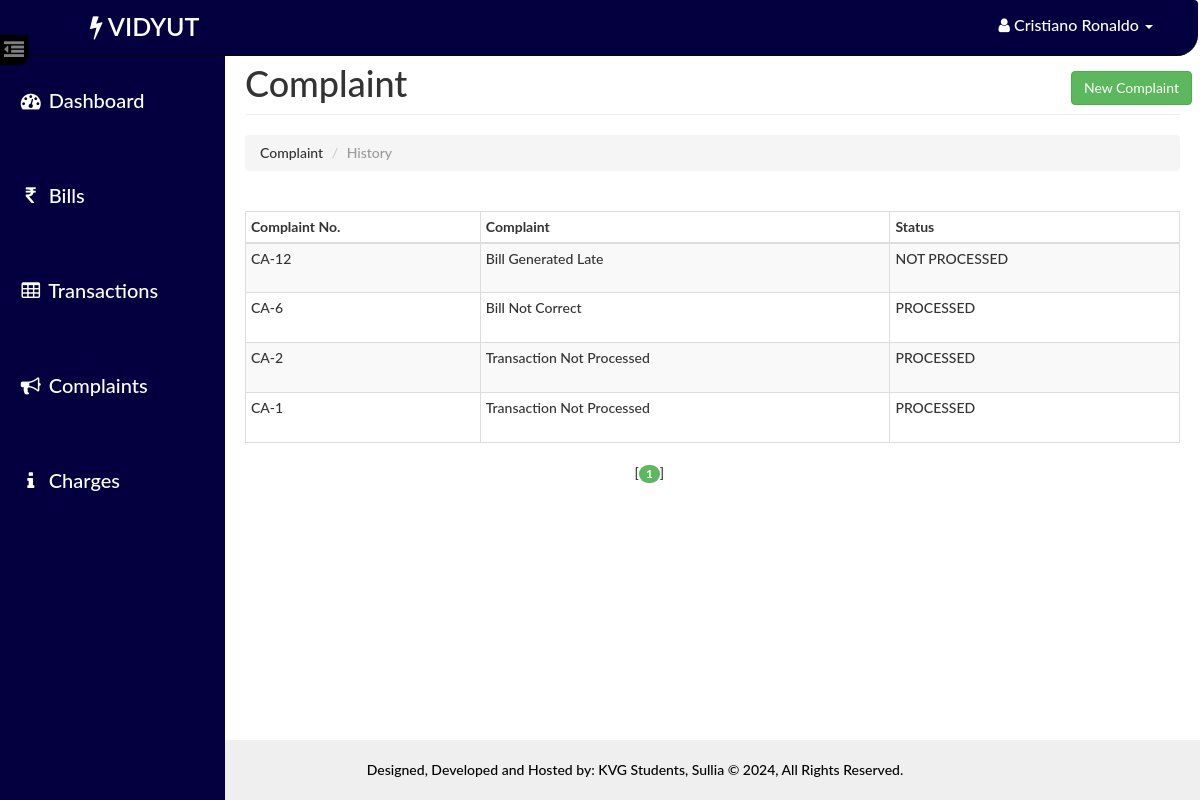
The app's page /user/complaint.php (signed in) with its own data.
### tables this page shows
CREATE TABLE `complaint` (
  `id` int(14) NOT NULL,
  `uid` int(14) NOT NULL,
  `aid` int(14) NOT NULL,
  `complaint` varchar(140) NOT NULL,
  `status` varchar(40) NOT NULL
);

### user/paging1.php (called while the page is built, shortened)
<?php
    $rowsperpage = 5;
    if (isset($_GET['currentpage']) && is_numeric($_GET['currentpage'])) {
       $currentpage = (int) $_GET['currentpage'];
    } else {
       $currentpage = 1;
    }
    $offset = ($currentpage - 1) * $rowsperpage;
 ?>

### Includes/user.php (called while the page is built, shortened)
<?php
    function retrieve_complaints ($id,$offset, $rowsperpage) {
        global $con;
        $query = "SELECT * FROM complaint where uid={$id} ";
        $query .= "ORDER BY id DESC ";
        $query .= "LIMIT {$offset}, {$rowsperpage}";
        $result1 = mysqli_query($con,$query);
        return $result1;
    }
 ?>

### user/complaint.php (the view, shortened to what this page needs)
<?php
    require_once('head_html.php');
    require_once('../Includes/session.php');
    require_once('../Includes/user.php');
?>
<body>
    <div id="wrapper">
        <?php
            require_once("nav.php");
            require_once("sidebar.php");
        ?>
        <div id="page-content-wrapper">
            <div class="container-fluid">
                <div class="row">
                    <div class="col-lg-12">
                        <h1 class="page-header">
                            Complaint
                            <button class="btn btn-primary" data-toggle="modal" style="position:relative;left:70%" data-target="#Complaint">New Complaint</button>
                        </h1>
                        <ol class="breadcrumb">
                          <li>Complaint</li>
                          <li class="active">History</li>
                        </ol>
                        <div class="table-responsive">
                            <table class="table table-hover table-striped table-bordered table-condensed">
                                <thead>
                                    <tr>
                                        <th>Complaint No.</th>
                                        <th>Complaint</th>
                                        <th>Status</th>
                                    </tr>
                                </thead>
                                <tbody>
                                    <?php
                                    include("paging1.php");
                                    $result = retrieve_complaints($_SESSION['uid'],$offset, $rowsperpage);
                                    while($row = mysqli_fetch_assoc($result)){
                                    ?>
                                        <tr>
                                            <td><?php echo 'CA-'.$row['id']  ?></td>
                                            <td height="50"><?php echo $row['complaint'] ?></td>
                                            <td><?php echo $row['status'] ?></td>
                                        </tr>
                                    <?php } ?>
                                </tbody>
                            </table>
                            <?php include("paging2.php");  ?>
                        </div>
                    </div>
                </div>
            </div>
        </div>
    </div>
 <?php
    require_once("footer.php");
?>
</body>
</html>

### assets/css/dash_user.css (style rules this page uses)
body, html { width: 100%; height: 100%; }
body, h1, h2, h3, h4, h5, h6 { font-family: "Lato","Helvetica Neue",Helvetica,Arial,sans-serif; font-weight: 500; }
#wrapper { padding-left: 10px; padding-top: 5px; -webkit-transition: all 0.5s ease; -moz-transition: all 0.5s ease; -o-transition: all 0.5s ease; transition: all 0.5s ease; }
#page-content-wrapper { width: 100%; padding: 15px; min-height:580px; }
@media (min-width:768px) { #wrapper { padding-left: 225px; } }
@media (min-width:768px) { #page-content-wrapper { padding: 20px; } }
.table-responsive { padding-top: 20px; padding-bottom: 20px; }

### records on screen
complaint: id "12", complaint "Bill Generated Late", status "NOT PROCESSED"
complaint: id "6", complaint "Bill Not Correct", status "PROCESSED"
complaint: id "2", complaint "Transaction Not Processed", status "PROCESSED"
complaint: id "1", complaint "Transaction Not Processed", status "PROCESSED"

### other values on screen
$user "Cristiano Ronaldo"
